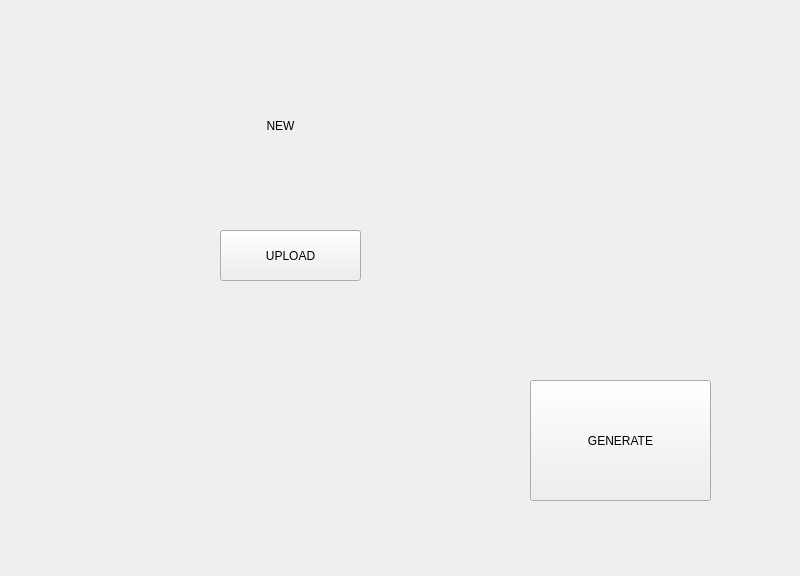
<?xml version="1.0" encoding="UTF-8"?>
<ui version="4.0">
 <class>MainWindow</class>
 <widget class="QMainWindow" name="MainWindow">
  <property name="geometry">
   <rect>
    <x>0</x>
    <y>0</y>
    <width>800</width>
    <height>576</height>
   </rect>
  </property>
  <property name="windowTitle">
   <string>MainWindow</string>
  </property>
  <property name="styleSheet">
   <string notr="true"/>
  </property>
  <widget class="QWidget" name="centralwidget">
   <property name="styleSheet">
    <string notr="true">border-image: url(:/res/res/ButtonsFINAL.png) 0 -800 0 0 stretch stretch;</string>
   </property>
   <widget class="QPushButton" name="pushButton">
    <property name="geometry">
     <rect>
      <x>210</x>
      <y>100</y>
      <width>141</width>
      <height>51</height>
     </rect>
    </property>
    <property name="autoFillBackground">
     <bool>false</bool>
    </property>
    <property name="styleSheet">
     <string notr="true">background-color: transparent;</string>
    </property>
    <property name="text">
     <string>NEW</string>
    </property>
    <property name="default">
     <bool>false</bool>
    </property>
    <property name="flat">
     <bool>true</bool>
    </property>
   </widget>
   <widget class="QPushButton" name="pushButton_2">
    <property name="geometry">
     <rect>
      <x>220</x>
      <y>230</y>
      <width>141</width>
      <height>51</height>
     </rect>
    </property>
    <property name="styleSheet">
     <string notr="true"/>
    </property>
    <property name="text">
     <string>UPLOAD</string>
    </property>
   </widget>
   <widget class="QPushButton" name="pushButton_3">
    <property name="geometry">
     <rect>
      <x>530</x>
      <y>380</y>
      <width>181</width>
      <height>121</height>
     </rect>
    </property>
    <property name="styleSheet">
     <string notr="true">font: 75 16pt &quot;NSimSun&quot;;
border-image: url(:/res/res/ribosome_ao_small_st.jpg) 0 0 0 0 stretch stretch;</string>
    </property>
    <property name="text">
     <string>GENERATE</string>
    </property>
   </widget>
  </widget>
  <widget class="QStatusBar" name="statusbar">
   <property name="enabled">
    <bool>true</bool>
   </property>
   <property name="acceptDrops">
    <bool>false</bool>
   </property>
   <property name="autoFillBackground">
    <bool>false</bool>
   </property>
   <property name="sizeGripEnabled">
    <bool>false</bool>
   </property>
  </widget>
  <widget class="QMenuBar" name="menuBar">
   <property name="geometry">
    <rect>
     <x>0</x>
     <y>0</y>
     <width>800</width>
     <height>26</height>
    </rect>
   </property>
  </widget>
 </widget>
 <resources/>
 <connections/>
</ui>
